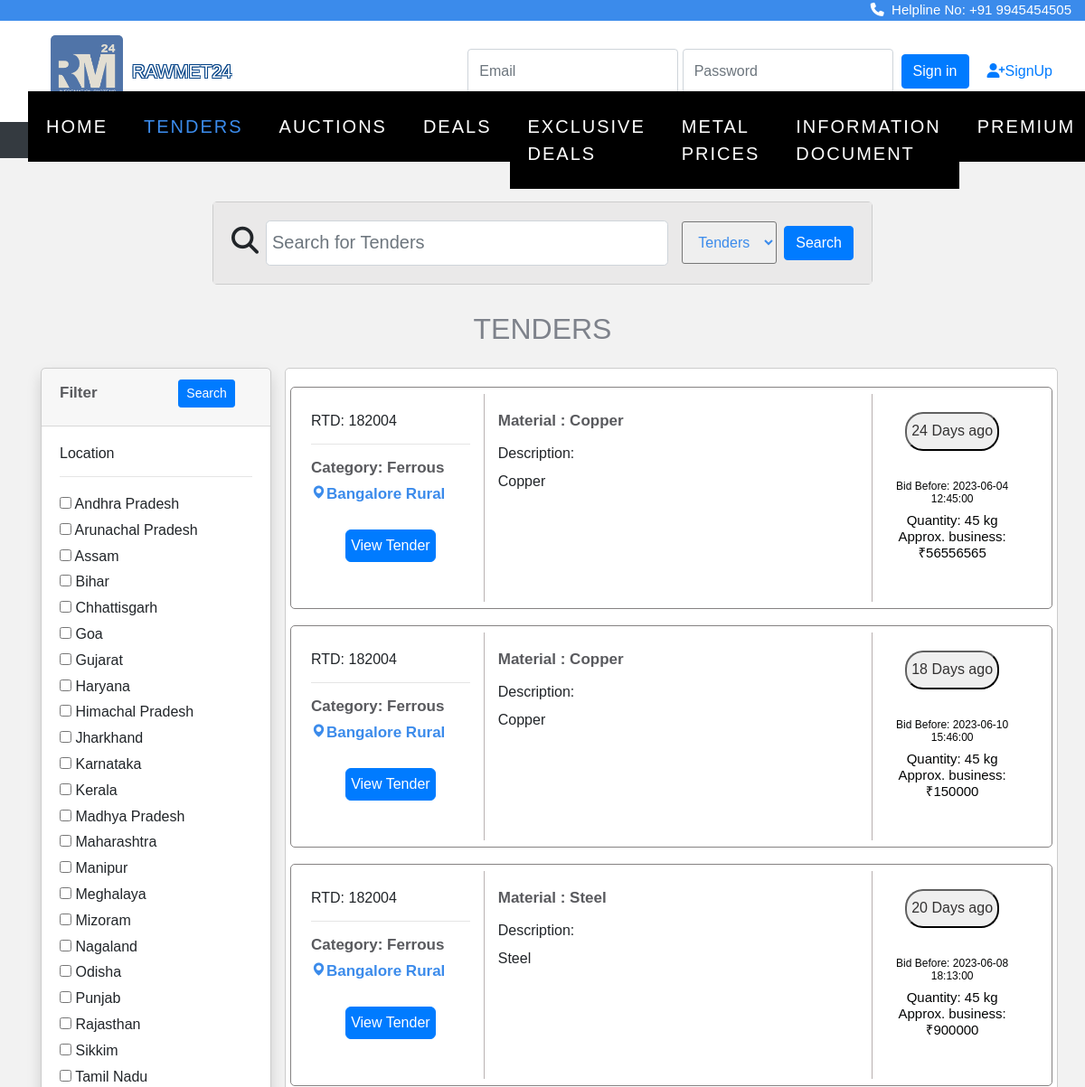
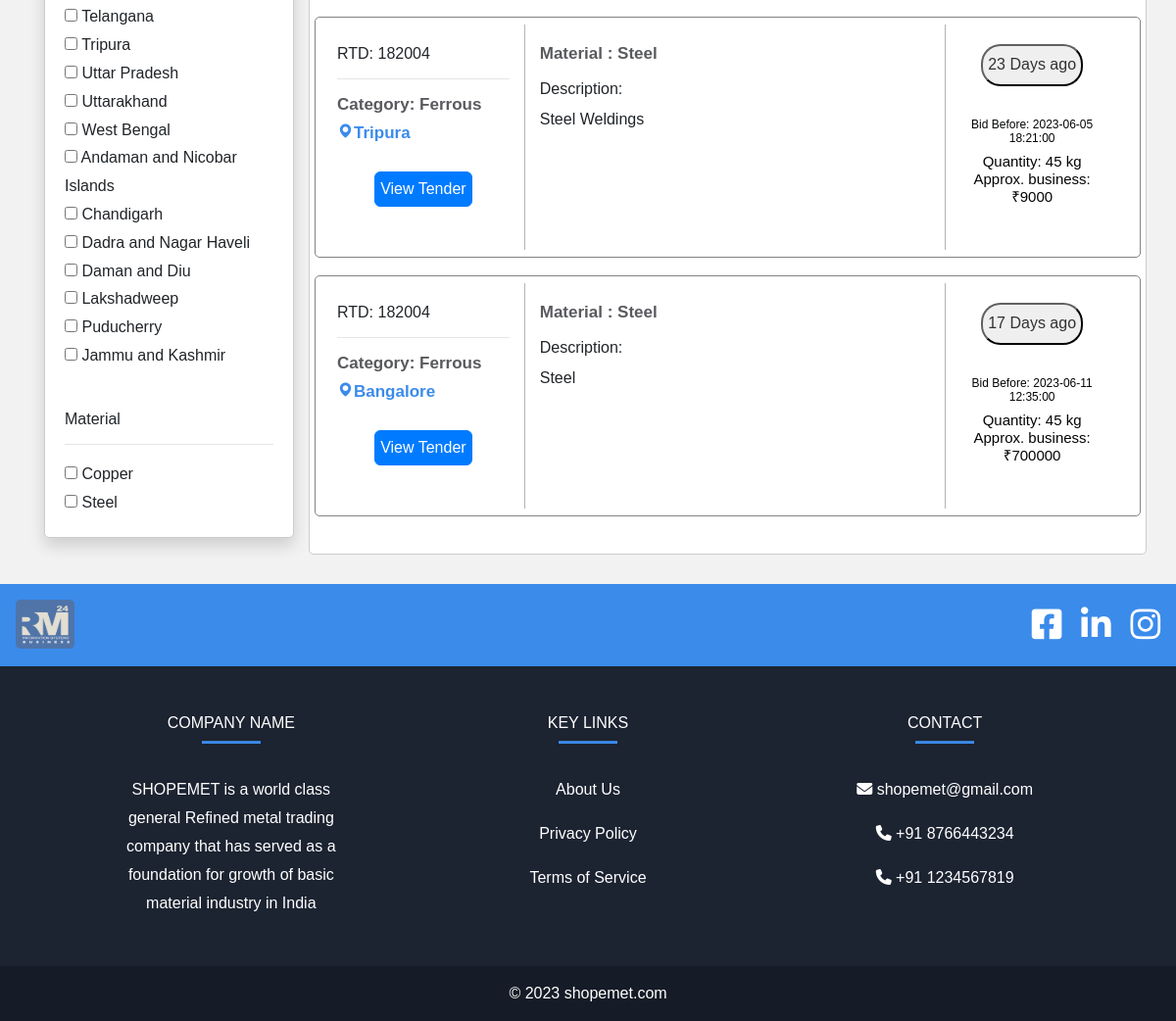
Page /tender/tender.php on the committed database (2 pictures, top to bottom).
### tables this page shows
CREATE TABLE `location` (
  `state_id` int(11) NOT NULL,
  `state_name` varchar(50) DEFAULT NULL
);

CREATE TABLE `tenders` (
  `id` int(11) NOT NULL,
  `category` varchar(255) DEFAULT NULL,
  `infoId` varchar(255) DEFAULT NULL,
  `ownership` varchar(255) DEFAULT NULL,
  `tenderLocation` varchar(255) DEFAULT NULL,
  `sector` varchar(255) DEFAULT NULL,
  `tenderNumber` int(255) DEFAULT NULL,
  `tenderDesc` text DEFAULT NULL,
  `material` varchar(255) DEFAULT NULL,
  `matDesc` varchar(255) DEFAULT NULL,
  `quantity` varchar(255) NOT NULL,
  `publishingDatetime` datetime DEFAULT NULL,
  `startDatetime` datetime DEFAULT NULL,
  `endDatetime` datetime DEFAULT NULL,
  `emdType` varchar(255) DEFAULT NULL,
  `emdAmt` int(11) DEFAULT NULL,
  `tenderValue` int(255) NOT NULL,
  `companyName` varchar(255) DEFAULT NULL,
  `location` varchar(255) DEFAULT NULL,
  `street` varchar(255) DEFAULT NULL,
  `city` varchar(255) DEFAULT NULL,
  `telephone` varchar(255) DEFAULT NULL,
  `email` varchar(255) DEFAULT NULL,
  `contactPerson` varchar(255) DEFAULT NULL,
  `img` varchar(300) NOT NULL,
  `file` varchar(300) NOT NULL
);

### tender/tender.php (the view, shortened to what the rows shown need)
<?php
include "connect.php";
?>
<!doctype html>
<html lang="en">
  <head>
    <link rel="stylesheet" href="https://cdn.jsdelivr.net/npm/bootstrap@4.0.0/dist/css/bootstrap.min.css">
<link rel="stylesheet" href="https://stackpath.bootstrapcdn.com/font-awesome/4.7.0/css/font-awesome.min.css">
<link rel="stylesheet" href="https://cdnjs.cloudflare.com/ajax/libs/font-awesome/4.7.0/css/font-awesome.min.css">
<link rel="stylesheet" href="css/style.css">
<link rel="stylesheet" href="css/_buttons.scss">
<link rel="stylesheet" href="css/buttons.scss">
<link rel="stylesheet" href="css/auction.css">
<link rel="stylesheet" href="css/reboot.scss">
<link rel="stylesheet" href="https://cdnjs.cloudflare.com/ajax/libs/font-awesome/6.4.0/css/all.min.css">
<link href='https://unpkg.com/boxicons@2.1.4/css/boxicons.min.css' rel='stylesheet'>
<link rel="stylesheet" href="https://cdnjs.cloudflare.com/ajax/libs/font-awesome/4.7.0/css/font-awesome.min.css">
<link rel="stylesheet" type="text/css" href="https://stackpath.bootstrapcdn.com/bootstrap/4.4.1/css/bootstrap.min.css">
<link rel="stylesheet" type="text/css" href="https://pixinvent.com/stack-responsive-bootstrap-4-admin-template/app-assets/css/bootstrap-extended.min.css">
<link rel="stylesheet" type="text/css" href="https://pixinvent.com/stack-responsive-bootstrap-4-admin-template/app-assets/fonts/simple-line-icons/style.min.css">
</head>
</head>
<body>
<section class="home">
<br><br>
<center>
 <h2 style="color: #7e828b;">TENDERS</h2> </center>
    <div class="container">
        <div class="row">
            <div class="col-md-3">
                <form action="tender.php?l=" method="GET">
                    <div class="card shadow mt-3">
                        <div class="card-body">
                            <h6>Location</h6>
                            <hr>
                            <?php
                            $brand_query = "SELECT * FROM location";
                            $brand_query_run = mysqli_query($con, $brand_query);
                            if (mysqli_num_rows($brand_query_run) > 0) {
                                foreach ($brand_query_run as $locationlist) {
                                    ?>
                                    <div id="checkbox">
                                        <input type="checkbox" name="locations" value="<?= $locationlist['state_name']; ?>"
                                            ?>>
                                        <?= $locationlist['state_name']; ?>
                                    </div>
                                    <?php
                                }
                            } else {
                              echo "<div class='abc'>";
                              echo "No locations Found";
                              echo "</div>";
                            }
                            ?>
                        </div>
                    </div>
                </form>
            </div>
            <div class="col-md-9 mt-3 desktop-view">
                    <div class="card card-body row ">
                        <?php
                        if (isset($_GET['locations'])) {
                            $branchecked = [];
                            $branchecked[0] = $_GET['locations'];
                            foreach ($branchecked as $rowbrand) {
                                 $sql = "SELECT * FROM tenders WHERE tenderLocation='".$rowbrand."'";
                                $result = mysqli_query($con, $sql);
                                if (mysqli_num_rows($result) > 0) {
                                    foreach ($result as $row):
                                      $endDatetime = new DateTime($row['endDatetime']);
                                    $currentDate = new DateTime();
                                    $interval = $currentDate->diff($endDatetime);
                                    $daysToGo = $interval->format('%a');
                                    $status = ($currentDate > $endDatetime) ? " ago" : " to go";
                                    $daysText = ($status == " ago") ? "Days" : "Days";
                                        ?>
                     <div class="row bor">
    <div class="col-sm-12 col-md-3 vl2">
                <h6 style="margin-top:20px;">RTD: 182004</h6>
                <hr>
                <h5>Category: Ferrous </h5>
                <h5 style="color:#3b8beb; "><i class='bx bxs-map'></i><?php echo $row['location']; ?></h5>
                <center><a href="tend_page.php?g=<?php echo $row['id']; ?>"><button  style="padding:5px; border-radius: 6px;font-size: 100%; margin-top:20px;" class="btn btn-primary" type="submit">View Tender</button></h6></a></center>
               </div>
     <div class="col-sm-12 col-md-6">
               <h5 style="margin-top:20px;">Material : <?php echo $row['material']; ?> </h5>
               <p style="color:#444f68;"><h6>Description:</h6> <?php echo $row['tenderDesc']; ?></p>
        </div>
    <div class="col-sm-12 col-md-3">
            <div class="vl">
            <center><button style="padding:5px ;border-color: #0c0c0c; border-radius: 20px; color: #333131; margin-top:20px;"><?php echo $daysToGo . ' ' . $daysText . $status;?></button>
                  <div class="" style="padding:12px ;border-color: #0c0c0c;  color: #333131;margin-top:20px; "><h4>Bid Before: <?php echo $row['endDatetime']; ?> </h4><h3>Quantity: 45 kg<br>Approx. business: ₹<?php echo $row['tenderValue']; ?></h3></div></center>
                  </div> </div>
                  </div>
                                        <?php
                                    endforeach;
                                }else {
                                  echo "<div class='abc'>";
                                  echo "No result is found";
                                  echo "</div>";
                              }
                            }
                      }
                        else {
                            $sql = "SELECT * FROM tenders";
                            $result = mysqli_query($con, $sql);
                            if (mysqli_num_rows($result) > 0) {
                                foreach ($result as $row):
                                  $endDatetime = new DateTime($row['endDatetime']);
                                  $currentDate = new DateTime();
                                  $interval = $currentDate->diff($endDatetime);
                                  $daysToGo = $interval->format('%a');
                                  $status = ($currentDate > $endDatetime) ? " ago" : " to go";
                                  $daysText = ($status == " ago") ? "Days" : "Days";
                                    ?>
                        <section>
  <div class="row bor">
  <div class="col-sm-12 col-md-3 vl2">
              <h6 style="margin-top:20px;">RTD: 182004</h6>
              <hr>
              <h5>Category: Ferrous </h5>
              <h5 style="color:#3b8beb; "><i class='bx bxs-map'></i><?php echo $row['location']; ?></h5>
              <center><a href="tend_page.php?g=<?php echo $row['id']; ?>"><button  style="padding:5px; border-radius: 6px;font-size: 100%; margin-top:20px;" class="btn btn-primary" type="submit">View Tender</button></h6></a></center>
             </div>
   <div class="col-sm-12 col-md-6">
             <h5 style="margin-top:20px;">Material : <?php echo $row['material']; ?> </h5>
             <p style="color:#444f68;"><h6>Description:</h6> <?php echo $row['tenderDesc']; ?></p>
      </div>
  <div class="col-sm-12 col-md-3">
          <div class="vl">
          <center><button style="padding:5px ;border-color: #0c0c0c; border-radius: 20px; color: #333131; margin-top:20px;"><?php echo $daysToGo . ' ' . $daysText . $status;?></button>
                <div class="" style="padding:12px ;border-color: #0c0c0c;  color: #333131;margin-top:20px; "><h4>Bid Before: <?php echo $row['endDatetime']; ?> </h4><h3>Quantity: 45 kg<br>Approx. business: ₹<?php echo $row['tenderValue']; ?></h3></div></center>
    </div>
    </div></div>
                                <?php
                                endforeach;
                            } else {
                              echo "<div class='abc'>";
                              echo "No result is found";
                              echo "</div>";
                            }
                        }
                        ?>
                  <div></section>
        </div>
    </div></div></div></div>
</body>
</html>

### rows in the picture
location: state_name "Andhra Pradesh"
location: state_name "Arunachal Pradesh"
location: state_name "Assam"
location: state_name "Bihar"
location: state_name "Chhattisgarh"
location: state_name "Goa"
location: state_name "Gujarat"
location: state_name "Haryana"
location: state_name "Himachal Pradesh"
location: state_name "Jharkhand"
location: state_name "Karnataka"
location: state_name "Kerala"
location: state_name "Madhya Pradesh"
location: state_name "Maharashtra"
location: state_name "Manipur"
location: state_name "Meghalaya"
location: state_name "Mizoram"
location: state_name "Nagaland"
location: state_name "Odisha"
location: state_name "Punjab"
location: state_name "Rajasthan"
location: state_name "Sikkim"
location: state_name "Tamil Nadu"
location: state_name "Telangana"
location: state_name "Tripura"
location: state_name "Uttar Pradesh"
location: state_name "Uttarakhand"
location: state_name "West Bengal"
location: state_name "Andaman and Nicobar Islands"
location: state_name "Chandigarh"
location: state_name "Dadra and Nagar Haveli"
location: state_name "Daman and Diu"
location: state_name "Lakshadweep"
location: state_name "Puducherry"
location: state_name "Jammu and Kashmir"
tenders: location "Bangalore Rural", material "Copper", tenderDesc "Copper", endDatetime "2023-06-04 12:45:00", tenderValue "56556565"
tenders: location "Bangalore Rural", material "Copper", tenderDesc "Copper", endDatetime "2023-06-10 15:46:00", tenderValue "150000"
tenders: location "Bangalore Rural", material "Steel", tenderDesc "Steel", endDatetime "2023-06-08 18:13:00", tenderValue "900000"
tenders: location "Tripura", material "Steel", tenderDesc "Steel Weldings", endDatetime "2023-06-05 18:21:00", tenderValue "9000"
tenders: location "Bangalore", material "Steel", tenderDesc "Steel", endDatetime "2023-06-11 12:35:00", tenderValue "700000"

### other values in the picture
$materiallist['material'] "Copper"
$materiallist['material'] "Steel"
